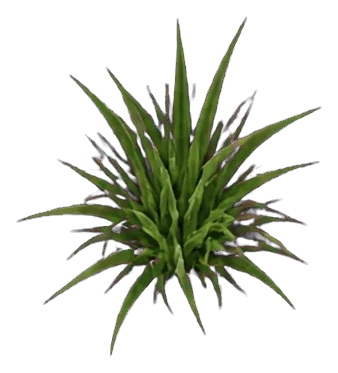
#> input picture images/scene-floors/garden-crop-rice-v2.webp, 338 x 373 px, given in place of beds.png, which was not available
$ python process-generated-atlases.py
#> lines starting #> are read from the running program, lines starting #| are printed output that depends on the picture; pictures that were not available may be replaced by others from this repository, and a replacement may not be noted
"""Split generated chroma-key atlases into project WebP assets."""

from pathlib import Path
from PIL import Image, ImageFilter


ROOT = Path(__file__).resolve().parents[1]
SOURCE = ROOT / ".tmp" / "generated-atlases"
ASSETS = ROOT / "images" / "scene-assets"
FLOORS = ROOT / "images" / "scene-floors"


def remove_magenta(image: Image.Image) -> Image.Image:
    image = image.convert("RGBA")
    pixels = image.load()
    for y in range(image.height):
        for x in range(image.width):
            red, green, blue, alpha = pixels[x, y]
            if (red > 180 and blue > 180 and green < 120) or (red > 90 and blue > 90 and red > green * 1.45 and blue > green * 1.45):
                pixels[x, y] = (red, green, blue, 0)
    image.putalpha(image.getchannel("A").filter(ImageFilter.MinFilter(3)))
    return image


def crop_object(cell: Image.Image, output: Path, maximum: int = 1024) -> None:
    cell = remove_magenta(cell)
    bounds = cell.getchannel("A").getbbox()
    if not bounds:
        raise ValueError(f"No visible object for {output.name}")
    cell = cell.crop(bounds)
    padding = max(8, round(max(cell.size) * 0.035))
    padded = Image.new("RGBA", (cell.width + padding * 2, cell.height + padding * 2))
    padded.alpha_composite(cell, (padding, padding))
    if max(padded.size) > maximum:
        scale = maximum / max(padded.size)
        padded = padded.resize((round(padded.width * scale), round(padded.height * scale)), Image.Resampling.LANCZOS)
    padded.save(output, "WEBP", quality=91, method=6, exact=True)


def split_row(source: str, names: list[str | None], cuts: list[float] | None = None) -> None:
#> called with source = 'beds.png'
    image = Image.open(SOURCE / source)
#> image is the input picture: PIL image 338x373 RGBA; mean R, G, B, A 37.4, 40.8, 29.5, 58.5
    boundaries = [round(value * image.width) for value in cuts] if cuts else [round(index * image.width / len(names)) for index in range(len(names) + 1)]
#> boundaries = [0, 57, 113, 174, 250, 338]
    for index, name in enumerate(names):
        if name is None:
            continue
        left, right = boundaries[index], boundaries[index + 1]
        crop_object(image.crop((left, 0, right, image.height)), ASSETS / f"{name}.webp")
#> this loop made 5 passes
#> bounds in crop_object on passes 1 to 5: (17, 209, 57, 304), (0, 69, 56, 353), (0, 76, 61, 345), (0, 19, 76, 334), (0, 91, 71, 309)
#> pass 1, in remove_magenta, `image = image.convert("RGBA")`:
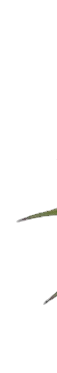
#> image: PIL image 57x373 RGBA; mean R, G, B, A 3.2, 3.2, 2.9, 2.3; transparent parts drawn white
#> pass 1, in crop_object, `cell = cell.crop(bounds)`:
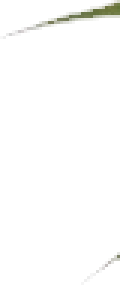
#> cell: PIL image 40x95 RGBA (shown 3 times larger); mean R, G, B, A 14.9, 15.1, 13.2, 4.6; transparent parts drawn white


# [24 lines left out: functions split_grid, process_border, not called in this run]


def process_wall_source(source: str, output: str) -> None:
    image = Image.open(SOURCE / source).convert("RGB").resize((200, 200), Image.Resampling.LANCZOS)
    image.save(ROOT / "images" / "scene-walls" / output, "WEBP", quality=93, method=6)


# [58 lines left out: functions process_edge_strip, process_carpet_corner, process_seamless_replacement, process_seamless_edge_blend, not called in this run]


ASSETS.mkdir(parents=True, exist_ok=True)
FLOORS.mkdir(parents=True, exist_ok=True)
split_row("beds.png", ["bed-oak", "bed-blue", "bed-fur", "double-bed-red", "double-bed-linen"], [0, .17, .335, .515, .74, 1])
split_row("hearths.png", ["wall-torch-iron", "wall-torch-bracket", None, None, "stairs-wood-straight", "stairs-wood-rustic"], [0, .137, .29, .488, .688, .852, 1])
#> call 2 of split_row, with source = 'hearths.png'
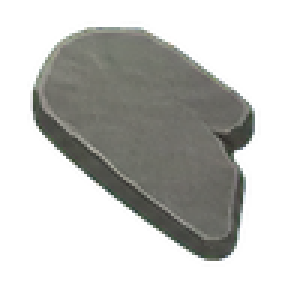
#> input picture images/scene-floors/grass-stone-varied-15-v3.webp, 96 x 96 px, given in place of hearths.png, which was not available (shown 3 times larger)
#> in split_row, image is the input picture: PIL image 96x96 RGBA; mean R, G, B, A 45.7, 46.4, 43.1, 103.2
#> the loop in split_row (call 2), `for index, name in enumerate(names):` made 6 passes
#> bounds in crop_object on passes 1, 2, 5, 6: (11, 27, 13, 41), (0, 11, 15, 56), (0, 23, 16, 86), (0, 35, 2, 47)
#> pass 1, in crop_object (call 6), `padded.save(output, "WEBP", quality=91, method=6, exact=True)`:
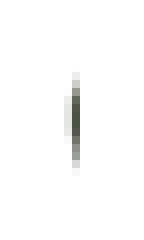
#> saved as wall-torch-iron.webp: PIL image 18x30 RGBA (shown 8 times larger); mean R, G, B, A 3.3, 3.6, 3, 4.3; transparent parts drawn white
#> pass 2, in crop_object (call 7), `padded.save(output, "WEBP", quality=91, method=6, exact=True)`:
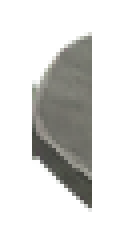
#> saved as wall-torch-bracket.webp: PIL image 31x61 RGBA (shown 4 times larger); mean R, G, B, A 30.4, 30.6, 28.4, 64.3; transparent parts drawn white
split_row("camp.png", ["bedroll-green", "bedroll-fur", "bedroll-blue", "campfire-stones", "campfire-embers"], [0, .203, .396, .583, .772, 1])
#> the loop in split_row (call 3), `for index, name in enumerate(names):` made 5 passes
#> bounds in crop_object on passes 1 to 5: (11, 17, 19, 48), (0, 10, 19, 64), (0, 10, 18, 78), (0, 15, 18, 86), (0, 29, 10, 85)
#> pass 1, in crop_object (call 10), `cell = remove_magenta(cell)`:
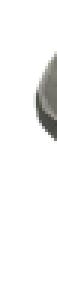
#> cell: PIL image 19x96 RGBA (shown 3 times larger); mean R, G, B, A 14.2, 14.6, 12.9, 19.7; transparent parts drawn white
#> pass 1, in crop_object (call 10), `padded.save(output, "WEBP", quality=91, method=6, exact=True)`:
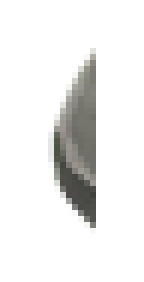
#> saved as bedroll-green.webp: PIL image 24x47 RGBA (shown 6 times larger); mean R, G, B, A 16.5, 16.7, 15.4, 31.9; transparent parts drawn white
split_row("washroom.png", ["bathtub-wood", "bathtub-copper", "sink-wood", "sink-stone", "toilet-board-oak", "toilet-board-alder", "toilet-board-walnut"], [0, .161, .32, .461, .598, .732, .862, 1])
#> (the run stopped early here; a loop or call above may not have finished)
